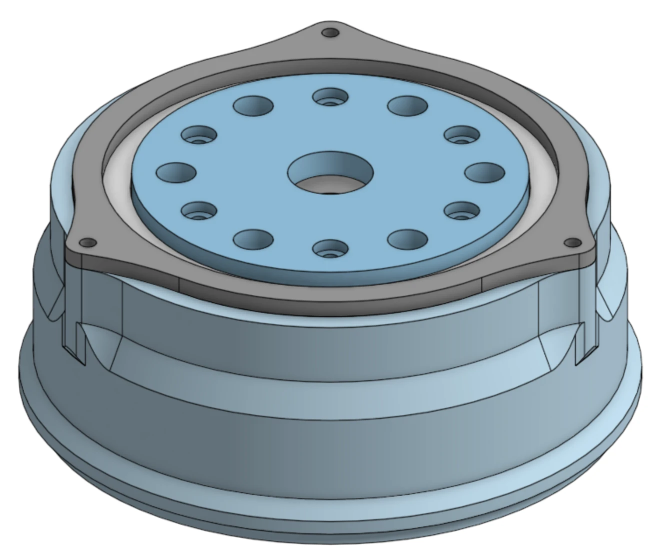
#> input picture images/web/arm-gearbox-assembly.png, 1316 x 1097 px (shown at 1/2 size); its folder holds 8 pictures in this run; the run also reads 2 pictures not shown here
$ python foam_assets.py
#> lines starting #> are read from the running program, lines starting #| are printed output that depends on the picture; after the words box and inside, x2 and y2 are one past the last pixel; in counts of white or black regions, pixels touching at a corner belong together
"""Build the landing page's foam-case assets from the site's own images.

    python tools/foam_assets.py        (run from the repo root)

Writes images/web/foam/, for the landing page's first-screen tool case:
  <name>.png + <name>-pocket.png   a trimmed CAD cutout and its matching foam
                                   pocket on the same canvas, so the two <img>s
                                   stack exactly
  boat-slot.jpg, combat-slot.jpg   photo cards for the rectangular card slots
and images/web/dreams-v1-dock-wide.jpg, the boat case study's hero crop.

The pocket is the object's silhouette dilated a few px, with a finger-pull
notch seated on a real edge, a hard cut edge, and a shadow thrown mainly by
the top wall (light from above). That directionality is what makes it read
as a cut instead of a red glow.
"""
from PIL import Image, ImageChops, ImageDraw, ImageFilter, ImageOps
from collections import deque
import os

ROOT = os.path.dirname(os.path.dirname(os.path.abspath(__file__)))
SRC = os.path.join(ROOT, 'images', 'web')
OUT = os.path.join(SRC, 'foam')
os.makedirs(OUT, exist_ok=True)

FLOOR = (176, 14, 38)   # the red bottom layer of the foam
DARK_FLOOR = (40, 40, 44)   # for parts that are red themselves, which vanish on red
PAD = 44                # canvas margin so dilation and the notch never clip


def flood_white_to_alpha(im, t=234):
    """Clear only the white connected to the border, so interior whites survive."""
#> called with t = 234
    im = im.convert('RGBA'); w, h = im.size; px = im.load()
#> after `w, h = im.size`: w = 1316; h = 1097
    nw = lambda p: p[0] >= t and p[1] >= t and p[2] >= t
    seen = bytearray(w * h); q = deque()
    for x in range(w):
        for y in (0, h - 1):
            if nw(px[x, y]) and not seen[y * w + x]: seen[y * w + x] = 1; q.append((x, y))
    for y in range(h):
        for x in (0, w - 1):
            if nw(px[x, y]) and not seen[y * w + x]: seen[y * w + x] = 1; q.append((x, y))
    while q:
        x, y = q.popleft()
        for dx, dy in ((1, 0), (-1, 0), (0, 1), (0, -1)):
            nx, ny = x + dx, y + dy
            if 0 <= nx < w and 0 <= ny < h and not seen[ny * w + nx] and nw(px[nx, ny]):
                seen[ny * w + nx] = 1; q.append((nx, ny))
    for i in range(w * h):
        if seen[i]: px[i % w, i // w] = (0, 0, 0, 0)
    return im


def object_and_pocket(name, src, box, white_bg=False, notch='bottom', floor=FLOOR, notch_r=21):
    im = Image.open(os.path.join(SRC, src)).convert('RGBA')
    if white_bg:
        im = flood_white_to_alpha(im)
    # renders were anti-aliased against white, which halos on black foam
    a = im.split()[-1]
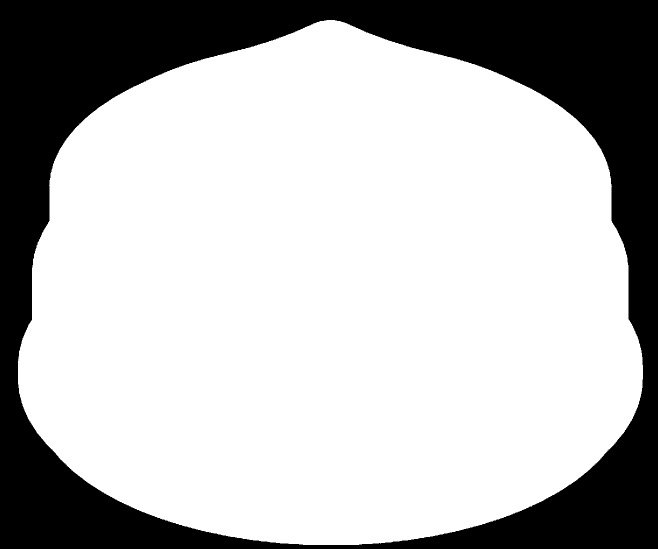
#> a: PIL image 1316x1097 L (shown at 1/2 size); 72.1% white; 1 black region, box (x1, y1, x2, y2) and area: (0, 0, 1316, 1097) 403496
    hard = a.point(lambda v: 255 if v > 28 else 0).filter(ImageFilter.MinFilter(3))
#> hard: PIL image 1316x1097 L; 71.7% white; 1 black region, box (x1, y1, x2, y2) and area: (0, 0, 1316, 1097) 408097
    im.putalpha(ImageChops.multiply(a, hard))
    im = im.crop(im.getbbox())
#> im: PIL image 1248x1048 RGBA
    im.thumbnail(box, Image.LANCZOS)
#> im: PIL image 420x353 RGBA

    W, H = im.width + 2 * PAD, im.height + 2 * PAD
#> W = 508; H = 441
    obj = Image.new('RGBA', (W, H), (0, 0, 0, 0)); obj.paste(im, (PAD, PAD), im)
#> after `obj = Image.new('RGBA', (W, H), (0, 0, 0, 0))`: obj: PIL image 508x441 RGBA; every value is 0
    m = obj.split()[-1].point(lambda v: 255 if v > 60 else 0)
#> m: PIL image 508x441 L; 52.4% white; 1 black region, box (x1, y1, x2, y2) and area: (0, 0, 508, 441) 106618
    pocket = m.filter(ImageFilter.MaxFilter(19))                 # ~9px clearance at 2x
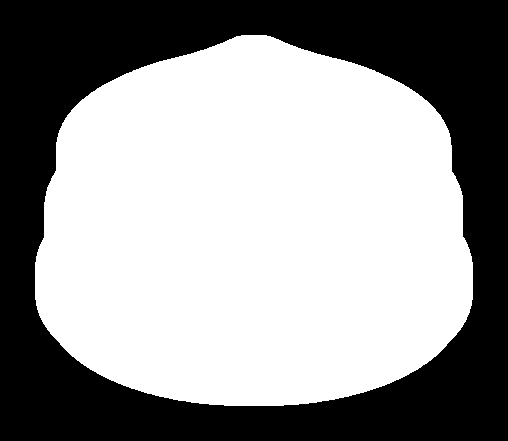
#> pocket: PIL image 508x441 L; 58.8% white; 1 black region, box (x1, y1, x2, y2) and area: (0, 0, 508, 441) 92380

    # seat the finger notch on a real edge: a bbox's bottom-centre is empty
    # space on a twin hull or a plane, which leaves the notch floating
    bx0, by0, bx1, by1 = m.getbbox(); pp = pocket.load(); best = None
#> after `bx0, by0, bx1, by1 = m.getbbox()`: bx0 = 44; by0 = 44; bx1 = 464; by1 = 397
    if notch == 'bottom':
        for x in range(bx0 + (bx1 - bx0) // 4, bx1 - (bx1 - bx0) // 4):
            for y in range(H - 1, -1, -1):
                if pp[x, y]:
                    if best is None or y > best[1]: best = (x, y)
                    break
#> after the loop, best = (224, 405)
        cx, cy = best[0], best[1] - 4
#> cx = 224; cy = 401
    else:
        for y in range(by0 + (by1 - by0) // 4, by1 - (by1 - by0) // 4):
            for x in range(W - 1, -1, -1):
                if pp[x, y]:
                    if best is None or x > best[0]: best = (x, y)
                    break
        cx, cy = best[0] - 4, best[1]
    notch_mask = Image.new('L', (W, H), 0); r = notch_r
#> after `notch_mask = Image.new('L', (W, H), 0)`: notch_mask: PIL image 508x441 L; every value is 0
    ImageDraw.Draw(notch_mask).ellipse((cx - r, cy - r, cx + r, cy + r), fill=255)
#> notch_mask: PIL image 508x441 L; 0.64% white; 1 white region, box (x1, y1, x2, y2) and area: (203, 380, 246, 423) 1441
    pocket = ImageChops.lighter(pocket, notch_mask)
#> pocket: PIL image 508x441 L; 59% white; 1 black region, box (x1, y1, x2, y2) and area: (0, 0, 508, 441) 91826
    pocket = pocket.filter(ImageFilter.GaussianBlur(1.4)).point(lambda v: 255 if v > 127 else 0)
#> pocket: PIL image 508x441 L; 59% white; 1 black region, box (x1, y1, x2, y2) and area: (0, 0, 508, 441) 91824

    inner = pocket.filter(ImageFilter.MinFilter(9))
#> inner: PIL image 508x441 L; 56.1% white; 1 black region, box (x1, y1, x2, y2) and area: (0, 0, 508, 441) 98368
    band = ImageChops.subtract(pocket, inner).filter(ImageFilter.GaussianBlur(2.5))
    crescent = ImageChops.subtract(pocket, ImageChops.offset(pocket, 0, 15)).filter(ImageFilter.GaussianBlur(3.5))
    scoop = ImageChops.multiply(notch_mask, ImageChops.invert(m)).filter(ImageFilter.GaussianBlur(4))
    dark = ImageChops.add(ImageChops.add(band.point(lambda v: int(v * .30)), crescent.point(lambda v: int(v * .62))),
                          scoop.point(lambda v: int(v * .38)))
    shade = dark.point(lambda v: 255 - min(225, v))
    floor = ImageChops.multiply(Image.new('RGB', (W, H), floor), Image.merge('RGB', (shade, shade, shade)))
    pk = floor.convert('RGBA'); pk.putalpha(pocket)

    # the black top layer's cut edge catching light, brightest on the bottom walls
    rim = ImageChops.subtract(pocket.filter(ImageFilter.MaxFilter(5)), pocket)
#> rim: PIL image 508x441 L; 1.5% white in thin lines or dots, all inside (x1, y1, x2, y2) = (33, 33, 475, 425)
    lit = ImageChops.subtract(ImageChops.offset(pocket, 0, 3), pocket)
#> lit: PIL image 508x441 L; 0.59% white in thin lines or dots, all inside (x1, y1, x2, y2) = (35, 300, 473, 426)
    edge = Image.new('RGBA', (W, H), (255, 255, 255, 0))
    edge.putalpha(ImageChops.lighter(rim.point(lambda v: int(v * .07)), lit.point(lambda v: int(v * .20))))
    pk = Image.alpha_composite(edge, pk)

    obj.save(os.path.join(OUT, f'{name}.png'), optimize=True)
    pk.save(os.path.join(OUT, f'{name}-pocket.png'), optimize=True)
    print(f'{name:9s} {W}x{H}')
#| gearbox   508x441
#> call 2 of object_and_pocket, with name = 'maze', src = 'maze-cad.png', box = (430, 300), white_bg = False, notch = 'bottom', floor = (176, 14, 38), notch_r = 21
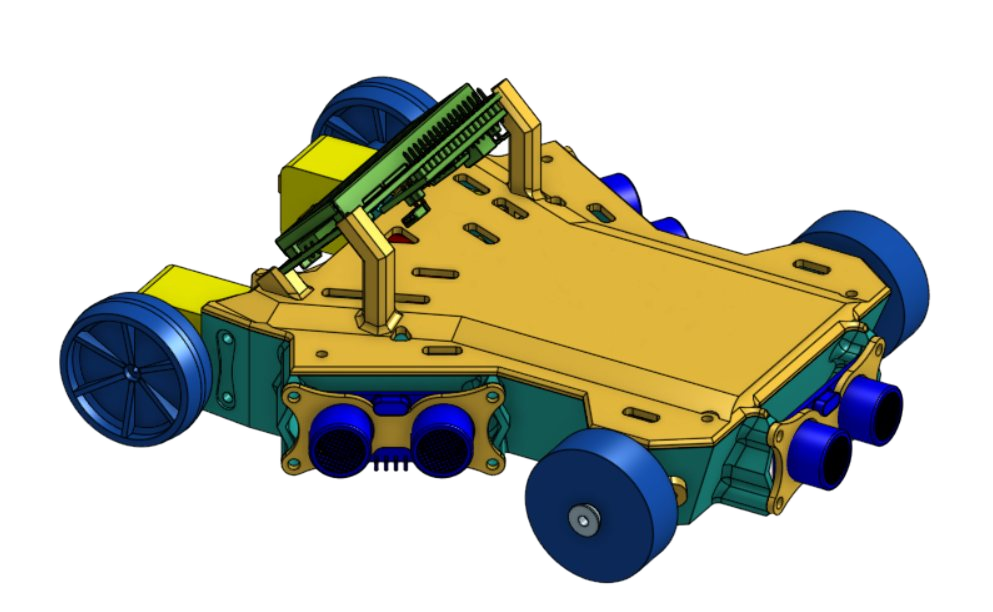
#> input picture images/web/maze-cad.png, 993 x 612 px
#> in object_and_pocket, im is the input picture: PIL image 993x612 RGBA; mean R, G, B, A 197.4, 196.6, 180.1, 102.4
#> in object_and_pocket (call 2), `hard = a.point(lambda v: 255 if v > 28 else 0).filter(ImageFilter.MinF..`: hard: PIL image 993x612 L; 40% white; 1 white region, box (x1, y1, x2, y2) and area: (59, 75, 931, 584) 243155
#> in object_and_pocket (call 2), `im.thumbnail(box, Image.LANCZOS)`:
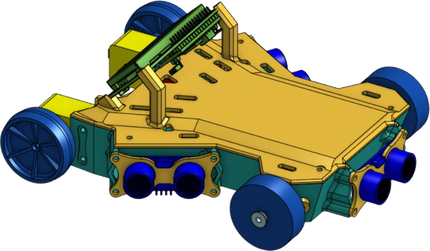
#> im: PIL image 430x251 RGBA; mean R, G, B, A 63.5, 62.5, 40, 139.5; transparent parts drawn white
#> in object_and_pocket (call 2), `obj = Image.new('RGBA', (W, H), (0, 0, 0, 0))`: obj: PIL image 518x339 RGBA; every value is 0
#> in object_and_pocket (call 2), `obj.paste(im, (PAD, PAD), im)`:
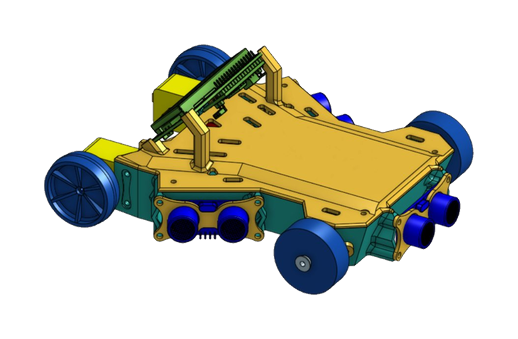
#> obj: PIL image 518x339 RGBA; mean R, G, B, A 37.4, 36.7, 22.9, 85.3; transparent parts drawn white
#> in object_and_pocket (call 2), `m = obj.split()[-1].point(lambda v: 255 if v > 60 else 0)`: m: PIL image 518x339 L; 33.6% white; 1 white region, box (x1, y1, x2, y2) and area: (44, 44, 474, 295) 59046
#> in object_and_pocket (call 2), `pocket = m.filter(ImageFilter.MaxFilter(19))`:
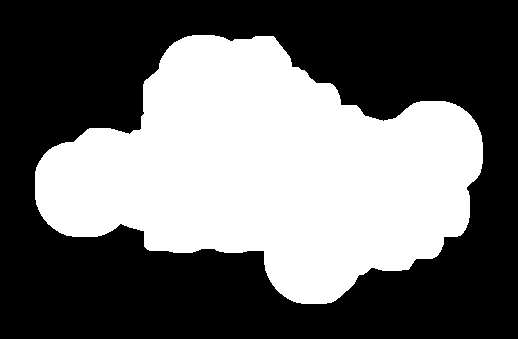
#> pocket: PIL image 518x339 L; 41.8% white; 1 white region, box (x1, y1, x2, y2) and area: (35, 35, 483, 304) 73441
#> in object_and_pocket (call 2), `bx0, by0, bx1, by1 = m.getbbox()`: bx1 = 474; by1 = 295
#> in object_and_pocket (call 2), `notch_mask = Image.new('L', (W, H), 0)`: notch_mask: PIL image 518x339 L; every value is 0
#> in object_and_pocket (call 2), `ImageDraw.Draw(notch_mask).ellipse((cx - r, cy - r, cx + r, cy + r), f..`: notch_mask: PIL image 518x339 L; 0.82% white; 1 white region, box (x1, y1, x2, y2) and area: (280, 278, 323, 321) 1441
#> in object_and_pocket (call 2), `pocket = ImageChops.lighter(pocket, notch_mask)`: pocket: PIL image 518x339 L; 42.2% white; 1 white region, box (x1, y1, x2, y2) and area: (35, 35, 483, 321) 74059
#> in object_and_pocket (call 2), `pocket = pocket.filter(ImageFilter.GaussianBlur(1.4)).point(lambda v: ..`: pocket: PIL image 518x339 L; 42.2% white; 1 white region, box (x1, y1, x2, y2) and area: (35, 35, 483, 321) 74076
#> in object_and_pocket (call 2), `inner = pocket.filter(ImageFilter.MinFilter(9))`: inner: PIL image 518x339 L; 38.6% white; 1 white region, box (x1, y1, x2, y2) and area: (39, 39, 479, 317) 67844
#> in object_and_pocket (call 2), `crescent = ImageChops.subtract(pocket, ImageChops.offset(pocket, 0, 15..`:
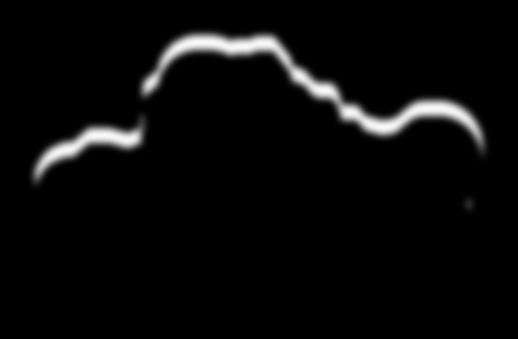
#> crescent: PIL image 518x339 L; min 0, max 249, mean 9.8
#| maze      518x339
#| sewing    330x388
#| plane     789x388
    return W, H


def photo_slot(name, src, box, size):
    """Crop a photo card for a rectangular slot. box = (left, top, right, bottom)."""
#> (the run stopped early here; a loop or call above may not have finished)
